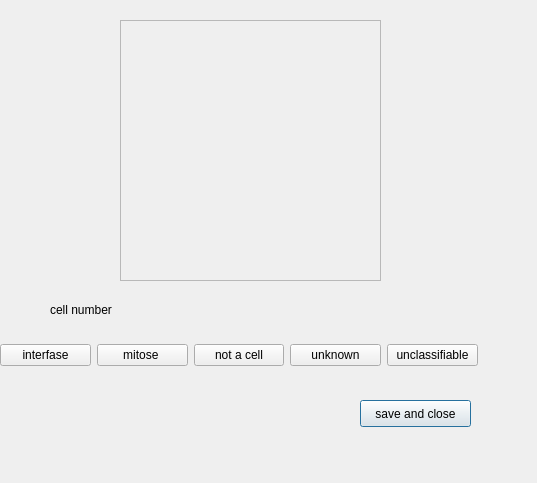
<?xml version="1.0" encoding="UTF-8"?>
<ui version="4.0">
 <class>manualclassifier</class>
 <widget class="QDialog" name="manualclassifier">
  <property name="geometry">
   <rect>
    <x>0</x>
    <y>0</y>
    <width>537</width>
    <height>483</height>
   </rect>
  </property>
  <property name="windowTitle">
   <string>Manual classifier</string>
  </property>
  <property name="windowIcon">
   <iconset>
    <normaloff>mitoticindex.png</normaloff>mitoticindex.png</iconset>
  </property>
  <widget class="QWidget" name="horizontalLayoutWidget">
   <property name="geometry">
    <rect>
     <x>0</x>
     <y>330</y>
     <width>478</width>
     <height>51</height>
    </rect>
   </property>
   <layout class="QHBoxLayout" name="horizontalLayout">
    <item>
     <widget class="QPushButton" name="interfasebutton">
      <property name="enabled">
       <bool>true</bool>
      </property>
      <property name="text">
       <string>interfase</string>
      </property>
     </widget>
    </item>
    <item>
     <widget class="QPushButton" name="mitosebutton">
      <property name="text">
       <string>mitose </string>
      </property>
      <property name="autoDefault">
       <bool>true</bool>
      </property>
      <property name="default">
       <bool>false</bool>
      </property>
      <property name="flat">
       <bool>false</bool>
      </property>
     </widget>
    </item>
    <item>
     <widget class="QPushButton" name="notcell">
      <property name="text">
       <string>not a cell</string>
      </property>
     </widget>
    </item>
    <item>
     <widget class="QPushButton" name="unknownButton">
      <property name="text">
       <string>unknown</string>
      </property>
     </widget>
    </item>
    <item>
     <widget class="QPushButton" name="unclassifiableButton">
      <property name="text">
       <string>unclassifiable</string>
      </property>
     </widget>
    </item>
   </layout>
  </widget>
  <widget class="QPushButton" name="saveclose">
   <property name="geometry">
    <rect>
     <x>360</x>
     <y>400</y>
     <width>111</width>
     <height>27</height>
    </rect>
   </property>
   <property name="autoFillBackground">
    <bool>false</bool>
   </property>
   <property name="text">
    <string>save and close</string>
   </property>
   <property name="checkable">
    <bool>false</bool>
   </property>
   <property name="autoDefault">
    <bool>false</bool>
   </property>
   <property name="default">
    <bool>true</bool>
   </property>
  </widget>
  <widget class="QLabel" name="cellimg">
   <property name="geometry">
    <rect>
     <x>120</x>
     <y>20</y>
     <width>261</width>
     <height>261</height>
    </rect>
   </property>
   <property name="frameShape">
    <enum>QFrame::StyledPanel</enum>
   </property>
   <property name="text">
    <string/>
   </property>
  </widget>
  <widget class="QLabel" name="numcell">
   <property name="geometry">
    <rect>
     <x>50</x>
     <y>300</y>
     <width>111</width>
     <height>20</height>
    </rect>
   </property>
   <property name="text">
    <string>cell number</string>
   </property>
  </widget>
 </widget>
 <resources/>
 <connections/>
</ui>
